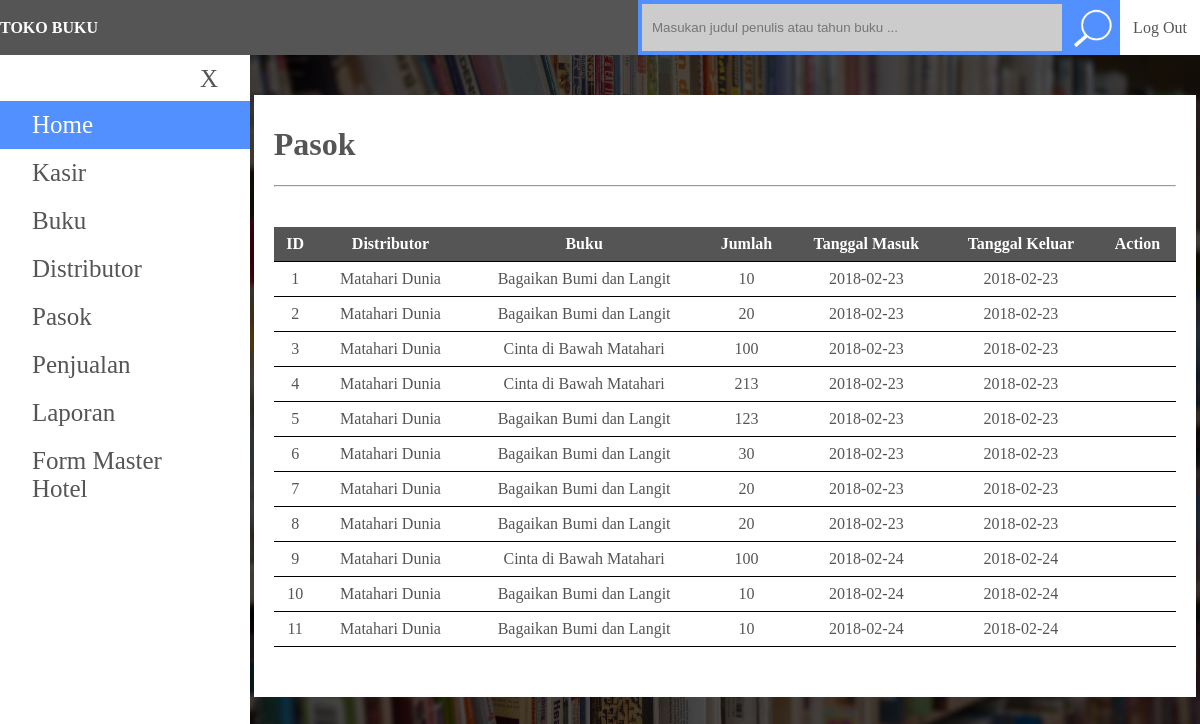
The app's page /Aplikasi/tokobuku/pasok.php (signed in) with its own data.
### tables this page shows
CREATE TABLE `pasok` (
  `idPasok` int(10) NOT NULL,
  `idDistributor` int(10) NOT NULL,
  `idBuku` int(10) NOT NULL,
  `jumlah` int(100) NOT NULL,
  `tglMasuk` date NOT NULL,
  `tglKeluar` date NOT NULL
);

CREATE TABLE `distributor` (
  `idDistributor` int(10) NOT NULL,
  `namaDistributor` varchar(200) NOT NULL,
  `alamat` text NOT NULL,
  `telepon` varchar(15) NOT NULL
);

CREATE TABLE `buku` (
  `idBuku` int(10) NOT NULL,
  `judulBuku` varchar(200) NOT NULL,
  `noISBN` varchar(30) NOT NULL,
  `penulis` varchar(200) NOT NULL,
  `penerbit` varchar(200) NOT NULL,
  `tahunTerbit` year(4) NOT NULL,
  `stok` int(30) NOT NULL,
  `hargaPokok` float NOT NULL,
  `hargaJual` float NOT NULL,
  `PPN` float NOT NULL,
  `diskon` float NOT NULL
);

### Aplikasi/tokobuku/proses/AbstractQuery.php (called while the page is built, shortened)
<?php
require_once "config/Data.php";
abstract class AbstractQuery
{
    private $data;
    protected function __construct()
    {
        $this->data = new Data('root', 'root', 'localhost');
    }
    public function connection()
    {
        return $this->data;
    }
}

### Aplikasi/tokobuku/proses/config/Database.php (called while the page is built, shortened)
<?php
class Database
{
    private $user;
    private $pass;
    private $database = 'dbtokobuku';
    private $host;
    private $db;
    protected function __construct($user, $pass, $host, $database = '')
    {
        $this->user = $user;
        $this->pass = $pass;
        $this->host = $host;
    }
    public function connect()
    {
        if ( ! empty($this->user) && ! empty($this->pass) && ! empty($this->database) && ! empty($this->host)) {
            $this->db = new mysqli($this->host, $this->user, $this->pass, $this->database);
            return;
        }
        die('Koneksi Gagal : data ada yang kosong');
    }
    public function mysqli()
    {
        return $this->db;
    }
    public function query($sql)
    {
        $this->db->query("SET sql_mode = '';");
        $this->query = $this->db->query($sql);
    }
}

### Aplikasi/tokobuku/proses/config/Data.php (called while the page is built, shortened)
<?php
include "Database.php";
class Data extends Database
{
    public function show_data()
    {
        $data = array();
        if ($this->check_data()) {
            while ($row = $this->query->fetch_assoc()) {
                $data[] = $row;
            }
        }
        return $data;
    }
    public function check_data()
    {
        return $this->count_rows() > 0;
    }
    public function count_rows()
    {
        if (is_object($this->query)) {
            return $this->query->num_rows;
        }
        return 0;
    }
}

### Aplikasi/tokobuku/proses/Pasok.php (the view, shortened to what this page needs)
<?php
require_once 'AbstractQuery.php';
class Pasok extends AbstractQuery
{
    public function select()
    {
        $koneksi = $this->connection();
        $koneksi->query("select * from pasok join buku using(idBuku) join distributor using(idDistributor)");
        if ($koneksi->check_data()) {
            foreach ($koneksi->show_data() as $key => $value) {
                echo "<tr>" .
                     "<td>" . ($key + 1) . "</td>" .
                     "<td>" . $value['namaDistributor'] . "</td>" .
                     "<td>" . $value['judulBuku'] . "</td>" .
                     "<td>" . $value['jumlah'] . "</td>" .
                     "<td>" . $value['tglMasuk'] . "</td>" .
                     "<td>" . $value['tglKeluar'] . "</td>" .
                     "<td>" .
                     ($value['tglKeluar'] == '0000-00-00' ? "<a href='proses/proses-edit.php?id=" . $value['idPasok'] . "&idDistributor=" . $value['idDistributor'] . "&idBuku=" . $value['idBuku'] . "&type=6'><button>KIRIM</button></a><a href='pasok.php?id=" . $value['idPasok'] . "&action=edit'><button>EDIT</button></a><a href='proses/proses-hapus.php?id=" . $value['idPasok'] . "&type=4' ><button>HAPUS</button></a>" : '') .
                     "</td>" .
                     "</tr>";
            }
        }
    }
}

### Aplikasi/tokobuku/css/style.css (style rules this page uses)
body, html { width: 100vw; padding: 0; margin: 0; background-image: url("../images/bg2.jpg"); background-size: cover; }
html, body { padding: 0px; margin: 0; }
.content table tr { border-bottom: 1px solid #000; }
table tr td { text-align: center; }
th, td { padding: 8px; }

### records on screen
pasok: idDistributor.namaDistributor "Matahari Dunia", idBuku.judulBuku "Bagaikan Bumi dan Langit", jumlah "10", tglMasuk "2018-02-23", tglKeluar "2018-02-23"
pasok: idDistributor.namaDistributor "Matahari Dunia", idBuku.judulBuku "Bagaikan Bumi dan Langit", jumlah "20", tglMasuk "2018-02-23", tglKeluar "2018-02-23"
pasok: idDistributor.namaDistributor "Matahari Dunia", idBuku.judulBuku "Cinta di Bawah Matahari", jumlah "100", tglMasuk "2018-02-23", tglKeluar "2018-02-23"
pasok: idDistributor.namaDistributor "Matahari Dunia", idBuku.judulBuku "Cinta di Bawah Matahari", jumlah "213", tglMasuk "2018-02-23", tglKeluar "2018-02-23"
pasok: idDistributor.namaDistributor "Matahari Dunia", idBuku.judulBuku "Bagaikan Bumi dan Langit", jumlah "123", tglMasuk "2018-02-23", tglKeluar "2018-02-23"
pasok: idDistributor.namaDistributor "Matahari Dunia", idBuku.judulBuku "Bagaikan Bumi dan Langit", jumlah "30", tglMasuk "2018-02-23", tglKeluar "2018-02-23"
pasok: idDistributor.namaDistributor "Matahari Dunia", idBuku.judulBuku "Bagaikan Bumi dan Langit", jumlah "20", tglMasuk "2018-02-23", tglKeluar "2018-02-23"
pasok: idDistributor.namaDistributor "Matahari Dunia", idBuku.judulBuku "Bagaikan Bumi dan Langit", jumlah "20", tglMasuk "2018-02-23", tglKeluar "2018-02-23"
pasok: idDistributor.namaDistributor "Matahari Dunia", idBuku.judulBuku "Cinta di Bawah Matahari", jumlah "100", tglMasuk "2018-02-24", tglKeluar "2018-02-24"
pasok: idDistributor.namaDistributor "Matahari Dunia", idBuku.judulBuku "Bagaikan Bumi dan Langit", jumlah "10", tglMasuk "2018-02-24", tglKeluar "2018-02-24"
pasok: idDistributor.namaDistributor "Matahari Dunia", idBuku.judulBuku "Bagaikan Bumi dan Langit", jumlah "10", tglMasuk "2018-02-24", tglKeluar "2018-02-24"
